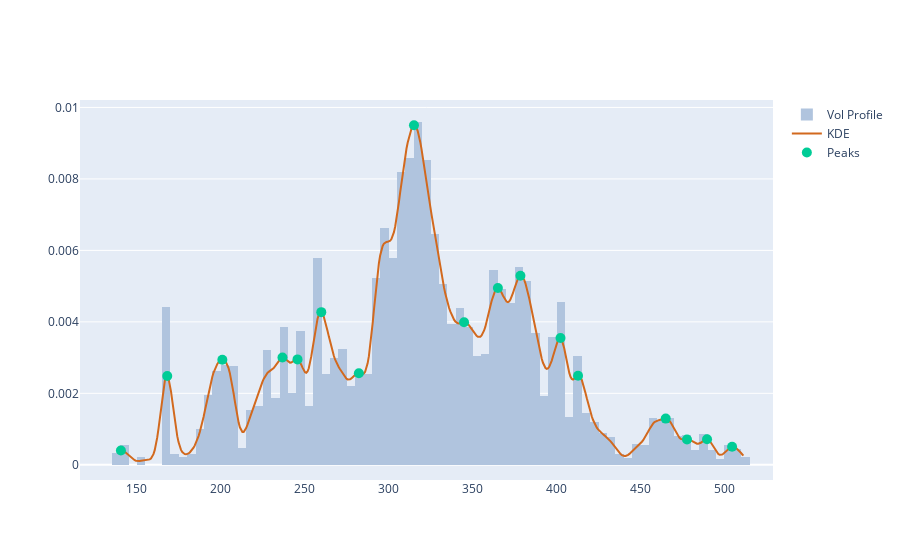

Here is the notebook cell this chart was saved with:
### Markdown cell above
The Kernel Density Estimator (KDE) is a non-parametric method to estimate the probability density function of a continuous variable. It smooths the observed data using a kernel function, providing a continuous curve that represents the distribution of the data. KDE is useful for visualizing the underlying structure of the data, identifying modes, and comparing distributions.

### Code cell
# Volume Peaks
peaks,_ = signal.find_peaks(kdy)
pkx = xr[peaks]
pky = kdy[peaks]

pk_marker_args=dict(size=10)
fig = get_dist_plot(lulu.Close, lulu.Volume, xr, kdy)
fig.add_trace(go.Scatter(name="Peaks", x=pkx, y=pky, mode='markers', marker=pk_marker_args))

### Figure 1 — Plotly figure (JSON) as saved in the notebook; plotly's stock layout.template omitted (floating-point values rounded to 4 significant figures; data arrays with more than 128 entries replaced by an {"elided": "..."} marker saying what was removed)
{"data": [{"histfunc": "sum", "histnorm": "probability density", "marker": {"color": "#B0C4DE"}, "name": "Vol Profile", "nbinsx": 150, "type": "histogram", "x": {"elided": "1470 float values"}, "y": {"elided": "1470 float values"}}, {"marker": {"color": "#D2691E"}, "mode": "lines", "name": "KDE", "type": "scatter", "x": {"elided": "500 float values"}, "y": {"elided": "500 float values"}}, {"marker": {"size": 10}, "mode": "markers", "name": "Peaks", "type": "scatter", "x": [140.5, 168.1, 200.9, 236.7, 245.7, 259.9, 282.2, 315.1, 344.9, 365.1, 378.5, 402.4, 412.8, 465.0, 477.7, 489.7, 504.6], "y": [0.0004018, 0.002485, 0.002939, 0.003003, 0.00295, 0.004272, 0.002562, 0.009502, 0.003988, 0.004946, 0.00529, 0.00355, 0.002491, 0.001293, 0.0007107, 0.0007135, 0.000507]}], "layout": {}}
